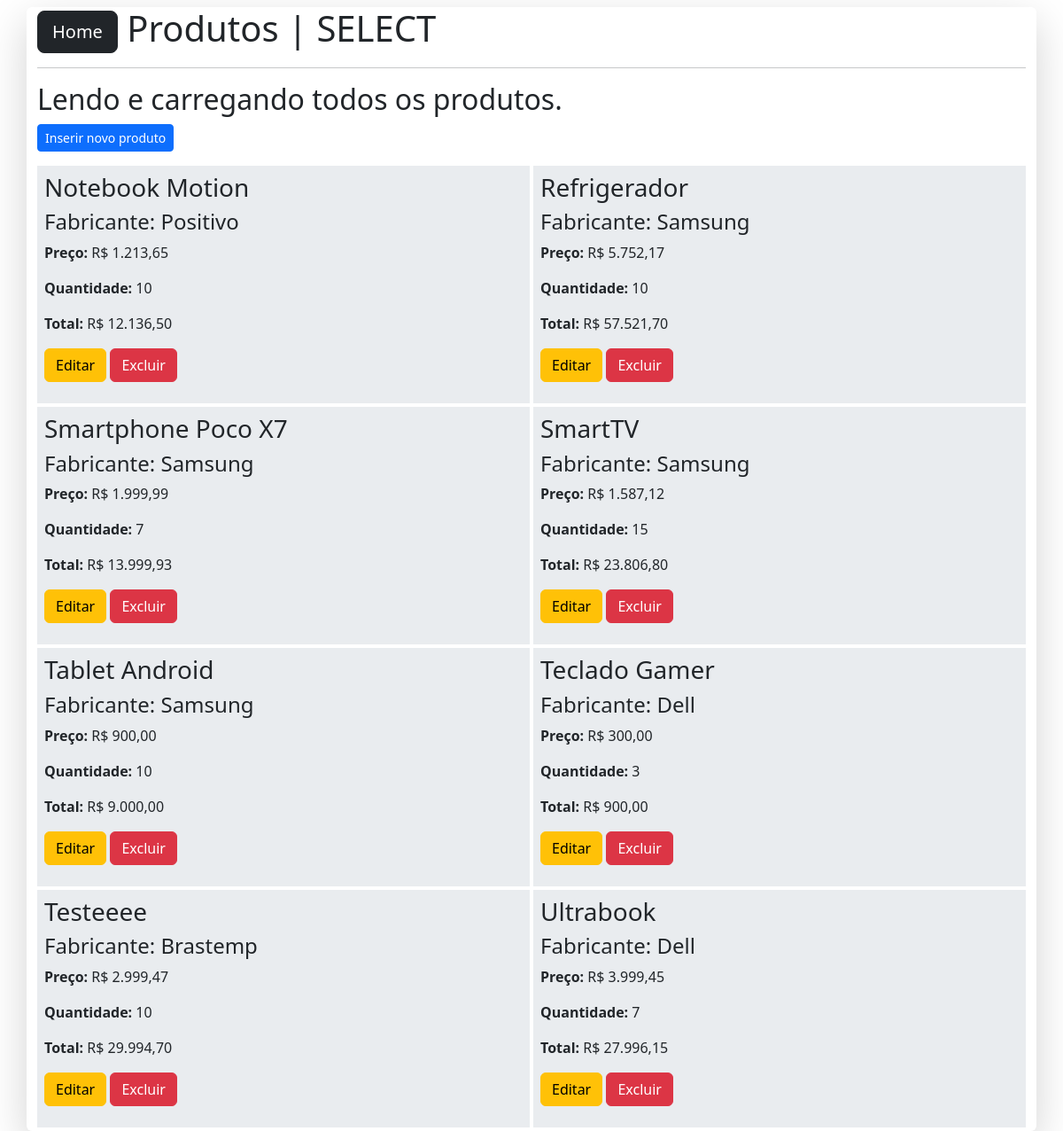
Screenshot of /produtos/visualizar.php with the database file from the repository.
### tables this page shows
CREATE TABLE `produtos` (
  `id` int(11) NOT NULL,
  `nome` varchar(45) NOT NULL,
  `descricao` text DEFAULT NULL,
  `preco` decimal(6,2) NOT NULL,
  `quantidade` int(11) DEFAULT NULL,
  `fabricante_id` int(11) NOT NULL
);

CREATE TABLE `fabricantes` (
  `id` int(11) NOT NULL,
  `nome` varchar(50) NOT NULL
);

### src/funcoes-produtos.php (called while the page is built, shortened)
<?php
function listarProdutos(PDO $conexao):array {
    $sql = "SELECT
                produtos.id, produtos.nome AS produto,
                produtos.preco, produtos.quantidade,
                (produtos.preco * produtos.quantidade) AS total,
                fabricantes.nome AS fabricante
            FROM produtos INNER JOIN fabricantes
            ON produtos.fabricante_id = fabricantes.id
            ORDER BY produto";
    try {
        $consulta = $conexao->prepare($sql);
        $consulta->execute();
        return $consulta->fetchAll(PDO::FETCH_ASSOC);
    } catch (Exception $erro) {
        die("Erro ao carregar produtos: ".$erro->getMessage());
    }
}

### src/funcoes-utilitarias.php (called while the page is built)
<?php
function formatarPreco( float $valor ):string {
    $precoFormatado = "R$ " .number_format($valor, 2, ",", ".");
    return $precoFormatado;
}

### produtos/visualizar.php (the view, shortened to what this page needs)
<?php
require_once "../src/funcoes-produtos.php";
require_once "../src/funcoes-utilitarias.php";
$listaDeProdutos = listarProdutos($conexao);
?>
<!DOCTYPE html>
<html lang="pt-br">
<head>
    <link href="https://cdn.jsdelivr.net/npm/bootstrap@5.3.3/dist/css/bootstrap.min.css" rel="stylesheet">
</head>
<body>
    <div class="container mt-2 shadow-lg rounded pb-1">
        <h1><a class="btn btn-dark btn-lg" href="../index.php">Home</a> Produtos | SELECT</h1>
        <hr>
        <h2>Lendo e carregando todos os produtos.</h2>
        <p><a class="btn btn-primary btn-sm" href="inserir.php">Inserir novo produto</a></p>
        <div class="row g-1">
<?php foreach( $listaDeProdutos as $produto ): ?>
            <div class="col-sm-6">
                <article class="bg-body-secondary p-2">
                    <h3> <?=$produto["produto"]?> </h3>
                    <h4>Fabricante: <?=$produto["fabricante"]?></h4>
                    <p><b>Preço: </b> <?=formatarPreco($produto["preco"])?> </p>
                    <p><b>Quantidade: </b> <?=$produto["quantidade"]?></p>
                    <p><b>Total:</b> <?=formatarPreco($produto["total"])?> </p>
                    <p>
                        <a class="btn btn-warning" href="atualizar.php?id=<?=$produto["id"]?>">Editar</a>
                        <a class="btn btn-danger" href="excluir.php?id=<?=$produto["id"]?>">Excluir</a>
                    </p>
                </article>
            </div>
<?php endforeach; ?>
        </div>
    </div>
</body>
</html>

### rows the page displays
produtos: nome "Notebook Motion", fabricante.nome "Positivo", preco "R$ 1.213,65", quantidade "10", total "R$ 12.136,50"
produtos: nome "Refrigerador", fabricante.nome "Samsung", preco "R$ 5.752,17", quantidade "10", total "R$ 57.521,70"
produtos: nome "Smartphone Poco X7", fabricante.nome "Samsung", preco "R$ 1.999,99", quantidade "7", total "R$ 13.999,93"
produtos: nome "SmartTV", fabricante.nome "Samsung", preco "R$ 1.587,12", quantidade "15", total "R$ 23.806,80"
produtos: nome "Tablet Android", fabricante.nome "Samsung", preco "R$ 900,00", quantidade "10", total "R$ 9.000,00"
produtos: nome "Teclado Gamer", fabricante.nome "Dell", preco "R$ 300,00", quantidade "3", total "R$ 900,00"
produtos: nome "Testeeee", fabricante.nome "Brastemp", preco "R$ 2.999,47", quantidade "10", total "R$ 29.994,70"
produtos: nome "Ultrabook", fabricante.nome "Dell", preco "R$ 3.999,45", quantidade "7", total "R$ 27.996,15"
